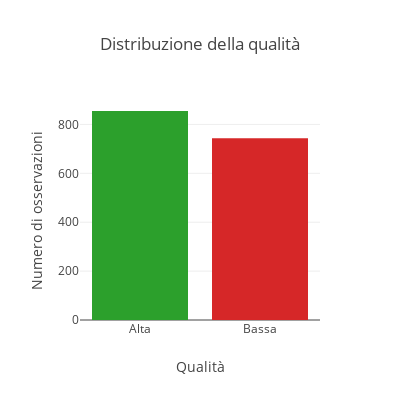

Source (notebook cell):
### Code cell
y = df["quality"].value_counts()

data = [go.Bar(x=[quality_values[x] for x in y.index], y=y.values, marker = dict(color = colors[:len(y.index)]))]
layout = go.Layout(
    title='Distribuzione della qualità',
    autosize=False,
    width=400,
    height=400,
    yaxis=dict(
        title='Numero di osservazioni',
    ),
    xaxis=dict(
        title='Qualità'
    ),
)
fig = go.Figure(data=data, layout=layout)
iplot(fig, filename='basic-bar3')

### Figure 1 — Plotly figure (JSON) as saved in the notebook; plotly's stock layout.template omitted (floating-point values rounded to 4 significant figures)
{"data": [{"marker": {"color": ["#2ca02c", "#d62728"]}, "type": "bar", "uid": "8b042774-de64-477c-b086-bf37761d9fb8", "x": ["Alta", "Bassa"], "y": [855, 744]}], "layout": {"autosize": false, "height": 400, "title": {"text": "Distribuzione della qualità"}, "width": 400, "xaxis": {"title": {"text": "Qualità"}}, "yaxis": {"title": {"text": "Numero di osservazioni"}}}}
